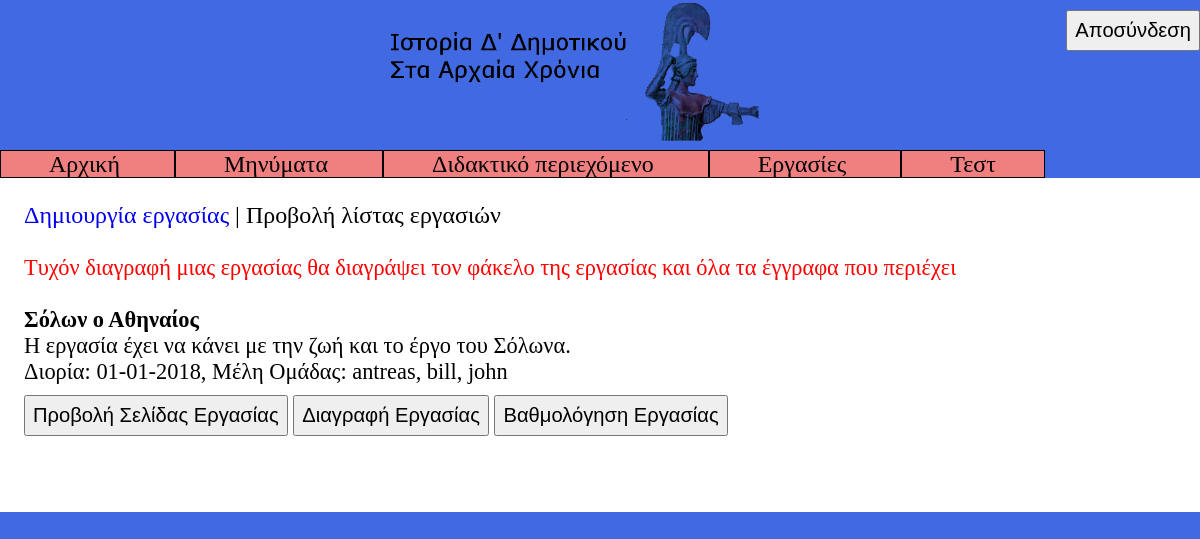
The page /code/professor/project_list.php (signed in) on the database its author committed.
### tables this page shows
CREATE TABLE `groups` (
  `project_id` int(4) NOT NULL,
  `user` varchar(20) NOT NULL
);

CREATE TABLE `project` (
  `id` int(4) NOT NULL,
  `title` varchar(50) NOT NULL,
  `description` text NOT NULL,
  `deadline` date NOT NULL,
  `document` tinyint(1) NOT NULL DEFAULT '0',
  `grade` int(1) DEFAULT NULL
);

### code/professor/project_list.php (the view, shortened to what this page needs)
<!DOCTYPE html>
<html>
<head>
	<link rel="stylesheet" type="text/css" href="pstyles.css" />
</head>
<body>
	<button class="logout" onclick="logout()"> Αποσύνδεση</button>
	<img src="../banner.png" alt="Ιστορία Δ' Δημοτικού Στα Αρχαία Χρόνια" class="banner">
	<div class="big menu">
		<span class="menup"> <a href="phome.php" class="link_to_page"> Αρχική </a> </span>
		<span class="menup"> <a href="message.php" class="link_to_page"> Μηνύματα </a> </span>
		<span class="menup"> <a href="content.php" class="link_to_page"> Διδακτικό περιεχόμενο </a> </span>
		<span class="menup"> <a href="group_project.php" class="link_to_page"> Εργασίες </a> </span>
		<span class="menup"> <a href="test.php" class="link_to_page"> Τεστ </a> </span>
	</div>
	<div class="main">
		<span class="big"> <a href="group_project.php"> Δημιουργία εργασίας </a> | Προβολή λίστας εργασιών </span> <br> <br>
		<span class="red_letters"> Τυχόν διαγραφή μιας εργασίας θα διαγράψει τον φάκελο της εργασίας και όλα τα έγγραφα που περιέχει </span> <br> <br>
<?php
$id_array = array();
$link = connect_to_database("../login_register_form.php");
$result = $link->query("SELECT id FROM project");
while ($row = mysqli_fetch_array($result, MYSQLI_ASSOC)) {
	array_push($id_array, $row["id"]);
}
for ($i = 0; $i < count($id_array); $i++) {
	$result = $link->query("SELECT * FROM project INNER JOIN groups ON project.id=groups.project_id WHERE project.id=".$id_array[$i]);
	$row_num = mysqli_num_rows($result);
	for ($j = 0; $row = mysqli_fetch_array($result, MYSQLI_ASSOC); $j++) {
		if ($j == 0) {
			echo "<b>".$row["title"]."</b> <br>";
			echo $row["description"]."<br>";
			echo "Διορία: ".date("d-m-Y", strtotime($row["deadline"])).", ";
			echo "Μέλη Ομάδας: ".$row["user"].", ";
		}
		else if ($j == $row_num-1) {
			echo $row["user"]."<br>";
			echo "<button onclick='show_project(".$row["id"].")'> Προβολή Σελίδας Εργασίας </button> ";
			echo "<button onclick='delete_project(".$row["id"].")'> Διαγραφή Εργασίας </button> ";
			echo "<button onclick='grade_project(".$row["id"].")'> Βαθμολόγηση Εργασίας </button> <br> <br>";
			echo "<div id='".$row["id"]."' class='not_displayed'>";
			echo "</div> <br>";
		}
		else {
			echo $row["user"].", ";
		}
	}
}
?>
	</div>
</body>
</html>

### code/professor/pstyles.css (style rules this page uses)
* { box-sizing: border-box; }
body { background-color: royalblue; font-family: "Verdana"; font-size: 140%; margin: 0; }
button { font-size: 90%; padding: 7px; margin-top: 10px; cursor: pointer; }
a { text-decoration: none; }
button.logout { float: right; }
img.banner { display: table-cell; margin-left: 32.5%; margin-right: 32.5%; width: 35%; }
div.menu { margin-right: 10%; margin-left: 10%; }
span.menup { border: 1px solid black; padding: 0 4%; background-color: lightcoral; cursor: pointer; }
div.main { background-color: white; padding: 2%; margin-left: 10%; margin-right: 10%; }
.big { font-size: 107%; }
span.red_letters { color: red; }
a.link_to_page { color: black; }
@media only screen and (max-width: 1400px) { div.main { margin-left: 0; margin-right: 0; } }
@media only screen and (max-width: 1400px) { div.menu { margin-right: 0; margin-left: 0; } }

### rows shown on the page
groups: project.title "Σόλων ο Αθηναίος", project.description "Η εργασία έχει να κάνει με την ζωή και το έργο του Σόλωνα.", project.deadline "01-01-2018", user "antreas"
groups: user "bill"
groups: user "john"
